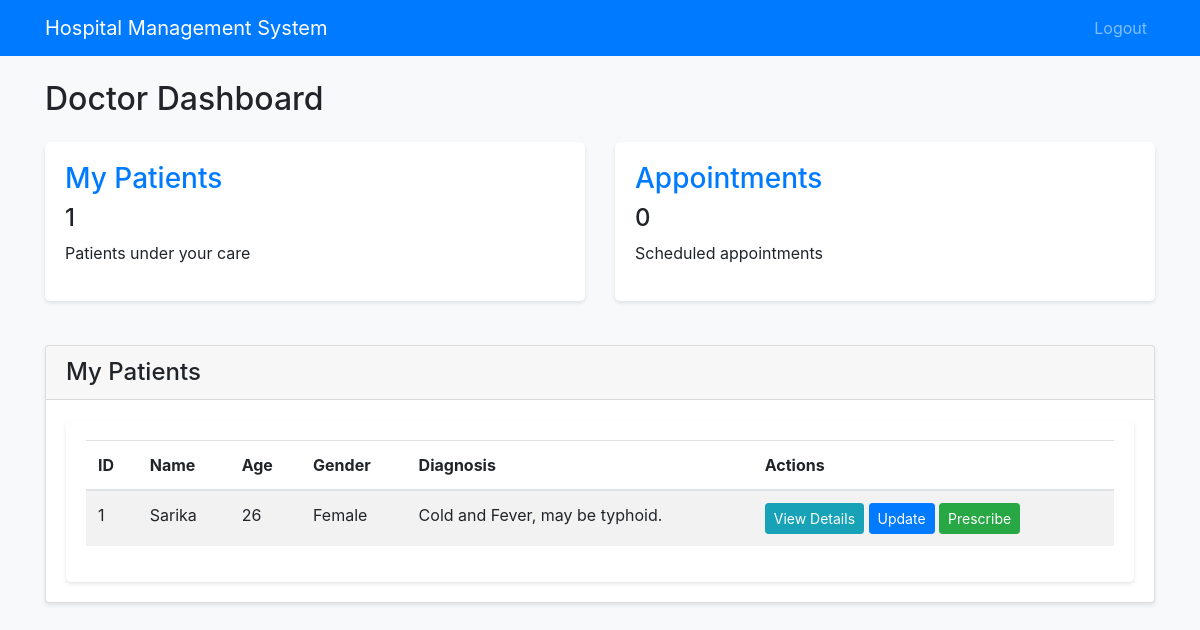
Page /doctor/dashboard (signed in) on the committed database.
### models.py (models this page shows)
class Patient(db.Model):
    id = db.Column(db.Integer, primary_key=True)
    avatar = db.Column(db.String(200), nullable=True)  # Store the path to the avatar image
    name = db.Column(db.String(100), nullable=False)
    age = db.Column(db.Integer, nullable=False)
    gender = db.Column(db.String(10), nullable=False)
    contact = db.Column(db.String(15), nullable=False)
    address = db.Column(db.String(200), nullable=False)
    admission_date = db.Column(db.DateTime, default=datetime.utcnow)
    diagnosis = db.Column(db.String(200))
    doctor_id = db.Column(db.Integer, db.ForeignKey('user.id'))

### app.py (the view)
@app.route('/doctor/dashboard')
@login_required
def doctor_dashboard():
    if current_user.role != 'doctor':
        return redirect(url_for('index'))
    patients = Patient.query.filter_by(doctor_id=current_user.id).all()
    return render_template('doctor/dashboard.html', patients=patients)

### app.py (called while the page is built)
@login_manager.user_loader
def load_user(user_id):
    return User.query.get(int(user_id))

### templates/doctor/dashboard.html (shortened to what this page needs)
{% extends 'base.html' %}
{% block content %}
<h2 class="mb-4">Doctor Dashboard</h2>
<div class="row">
    <div class="col-md-6">
        <div class="dashboard-stats">
            <h3>My Patients</h3>
            <h4>{{ patients|length }}</h4>
            <p>Patients under your care</p>
        </div>
    </div>
    <div class="col-md-6">
        <div class="dashboard-stats">
            <h3>Appointments</h3>
            <h4>{{ appointments|default(0) }}</h4>
            <p>Scheduled appointments</p>
        </div>
    </div>
</div>
<div class="row mt-4">
    <div class="col-12">
        <div class="card">
            <div class="card-header">
                <h4 class="mb-0">My Patients</h4>
            </div>
            <div class="card-body">
                <div class="table-responsive">
                    <table class="table table-striped">
                        <thead>
                            <tr>
                                <th>ID</th>
                                <th>Name</th>
                                <th>Age</th>
                                <th>Gender</th>
                                <th>Diagnosis</th>
                                <th>Actions</th>
                            </tr>
                        </thead>
                        <tbody>
                            {% for patient in patients %}
                            <tr>
                                <td>{{ patient.id }}</td>
                                <td>{{ patient.name }}</td>
                                <td>{{ patient.age }}</td>
                                <td>{{ patient.gender }}</td>
                                <td>{{ patient.diagnosis }}</td>
                                <td>
                                    <a href="{{ url_for('patient_details', patient_id=patient.id) }}" class="btn btn-sm btn-info">View Details</a>
                                    <a href="{{ url_for('update_patient', patient_id=patient.id) }}" class="btn btn-sm btn-primary">Update</a>
                                    <a href="{{ url_for('prescribe_medication', patient_id=patient.id) }}" class="btn btn-sm btn-success">Prescribe</a>
                                </td>
                            </tr>
                            {% else %}
                            <tr>
                                <td colspan="6" class="text-center">No patients assigned yet</td>
                            </tr>
                            {% endfor %}
                        </tbody>
                    </table>
                </div>
            </div>
        </div>
    </div>
</div>
{% endblock %}

### static/css/style.css (style rules this page uses)
body { background-color: #f8f9fa; }
.card { box-shadow: 0 2px 4px rgba(0, 0, 0, 0.1); }
.dashboard-stats { background-color: #fff; border-radius: 5px; padding: 20px; margin-bottom: 20px; box-shadow: 0 2px 4px rgba(0, 0, 0, 0.1); }
.dashboard-stats h3 { margin-top: 0; color: #007bff; }
.table-responsive { background-color: #fff; border-radius: 5px; padding: 20px; box-shadow: 0 2px 4px rgba(0, 0, 0, 0.1); }

### rows in the picture
Patient: id "1", name "Sarika", age "26", gender "Female", diagnosis "Cold and Fever, may be typhoid."

### other values in the picture
{{ patients|length }} "1"
{{ appointments|default(0) }} "0"
